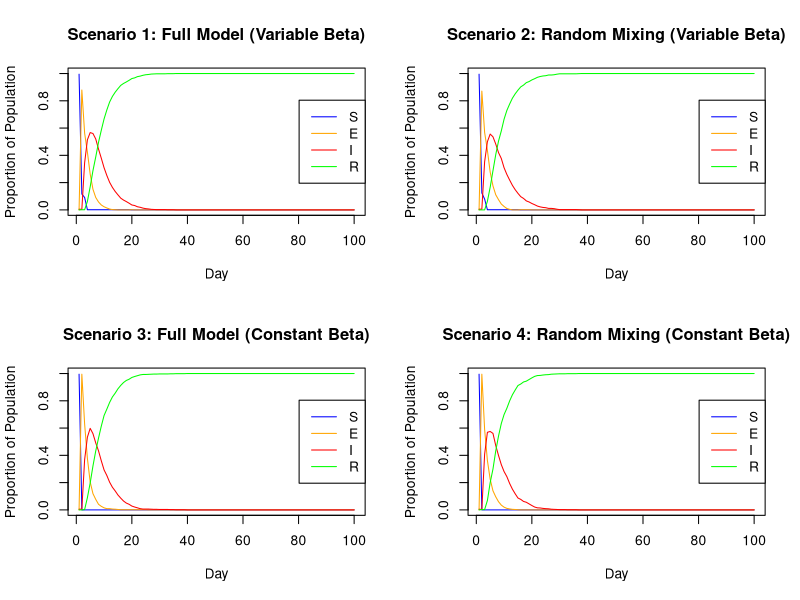

This chart was generated by the following R code:
#  Statistical Programming Group Project 2
#  Group 18 Members and Contributions:
#  Farah Nur Jannah Binti Farok (S2891743): Sections 1 and 2
#  Marta Gorecka (S1866561): Sections 2 & 3
#  Farell Zevic (S2810226): Sections 4 and 5
############################################################

# 1. Household distribution

set.seed(0)
n <- 1000 # population test size
hmax <- 5 # max household size
h <- rep(1:(n %/% hmax + 1), sample(1:hmax, n %/% hmax + 1, replace=TRUE))[1:n]
# n %/% hmax is the min num of households needed if all had hmax people
# +1 to have extra households in case division is not exact
# replace=TRUE allows repeated household sizes
# [1:n] trims the vector to exactly n people

# 2.  Network of regular contacts
# function to generate non-household contacts
beta <- runif(n, 0, 1) #n vector of βi
get.net <- function(beta, h, nc = 15) {
  # beta = sociability vector all individuals
  # h = household membership vector
  # nc = average number of non-household contacts per person
  n <- length(beta) # total number of people
  bm <- mean(beta) # mean of vector beta
  contacts <- vector("list", n) # create empty list for each person
  
  for (i in seq_len(n)) {
    non_household <- which(h != h[i]) # identify people NOT in the same household as person i
    probij <- nc * beta[i] * beta[non_household] / (bm^2 * (n-1)) # probability links
    isampled <- runif(length(non_household)) < probij # randomly sample which non-householders to pick
    sampled <- non_household[isampled] # sampled non-householders
    contacts[[i]] <- sampled
    #contacts[[i]] <- sample(non_household, nc, probij) # sample contacts from non_household population with probability probij
    
  }
  
  # make the link bidirectional
  # ensure if person i lists person j as a contact, then person j also lists person i as a contact
  for (i in 1:n) {
    for (j in contacts[[i]] ) {
      # check if the reverse link (j -> i) already exists
      if (! (i %in% contacts[[j]]) ) { 
        contacts[[j]] <- c(contacts[[j]], i) # add i to j's contact list if bidirectional link does not exist
      }}}
  return(contacts) 
}

# 3. SEIR model implementation
# n = number of people
# βi = sociability parameter for ith person
# h = n vector of indicating which household the person belongs to
# beta = n vector of βi; nt = number of days to simulate 
# pinf = proportion of the initial population to *randomly* start in th eI state

## NOT FINISHED, To Be Completed
alink = get.net(beta, h, nc = 15) # non-household contacts

nseir <- function(beta, h, alink, alpha=c(.1,.01,.01), delta=.2, gamma=.4, nc=15, nt = 100, pinf = .005) {
  n<-length(beta)
  x<-rep(0L,n) # vector x to store the infection state
  ni = round(pinf*n) # number of infected people
  iinf <- sample(1:n,ni) # randomly select the infectious people
  x[iinf] <- 2 # set those infected people to stage "2" (E->I)
  
  S <- E <- I <- R <- numeric(nt) ## set up storage for pop in each state
  S[1] <- n-ni; I[1]<-ni
  
  # from LECTURE NOTES for inspiration
  for (i in 2:nt) { ## loop over days
    u <- runif(n) ## uniform random deviates
    x[x==2 & u < delta] <- 3 ## I -> R with prob delta
    x[x==1 & u < gamma] <- 2 ## E -> I with prob gamma
    x[x==0 & runif(n) < beta*I[i-1]] <- 1 ## S -> E with prob beta*I[i-1]
    S[i] <- sum(x==0); E[i] <- sum(x==1)
    I[i] <- sum(x==2); R[i] <- sum(x==3)
  }
  return(list(S=S,E=E,I=I,R=R,t=1:nt))
}

# 4. Visualization of SEIR population states
plot.nseir <- function(result, main_title) {
  n <- result$S[1] + result$E[1] + result$I[1] + result$R[1]
  
  plot(result$t, result$S / n, type = "l", col = "blue",
       xlab = "Day", ylab = "Proportion of Population",
       ylim = c(0, 1), main = main_title)
  lines(result$t, result$E / n, col = "orange")
  lines(result$t, result$I / n, col = "red")
  lines(result$t, result$R / n, col = "green")
  
  legend("right", legend = c("S", "E", "I", "R"),
         col = c("blue", "orange", "red", "green"), lty = 1)
}

# 5. Scenario-based SEIR model comparison
set.seed(50)

n <- 1000
nt <- 100
beta_vector <- runif(n, 0, 1)
h_households <- rep(1:(n %/% 5 + 1), sample(1:5, n %/% 5 + 1, replace=TRUE)) [1:n]
beta_bar_vector <- rep(mean(beta_vector), n)

par(mfrow = c(2, 2))

# Scenario 1: full model with variable beta
alink_full <- get.net(beta = beta_vector, h = h_households)
result_full <- nseir(beta = beta_vector, h = h_households, alink = alink_full)
plot.nseir(result_full, "Scenario 1: Full Model (Variable Beta)")

# Scenario 2: random mixing with variable beta
alpha_random_mixing <- c(0, 0, 0.02)
result_random <- nseir(beta = beta_vector, h = h_households, alink = alink_full,
                       alpha = alpha_random_mixing)
plot.nseir(result_random, "Scenario 2: Random Mixing (Variable Beta)")

# Scenario 3: full fodel with constant beta
alink_homog <- get.net(beta = beta_bar_vector, h = h_households)
result_homog <- nseir(beta = beta_bar_vector, h = h_households, alink = alink_homog)
plot.nseir(result_homog, "Scenario 3: Full Model (Constant Beta)")

# Scenario 4: random mixing with constant beta
result_rand_homog <- nseir(beta = beta_bar_vector, h = h_households, alink = alink_homog,
                           alpha = alpha_random_mixing)
plot.nseir(result_rand_homog, "Scenario 4: Random Mixing (Constant Beta)")
par(mfrow = c(1, 1))
